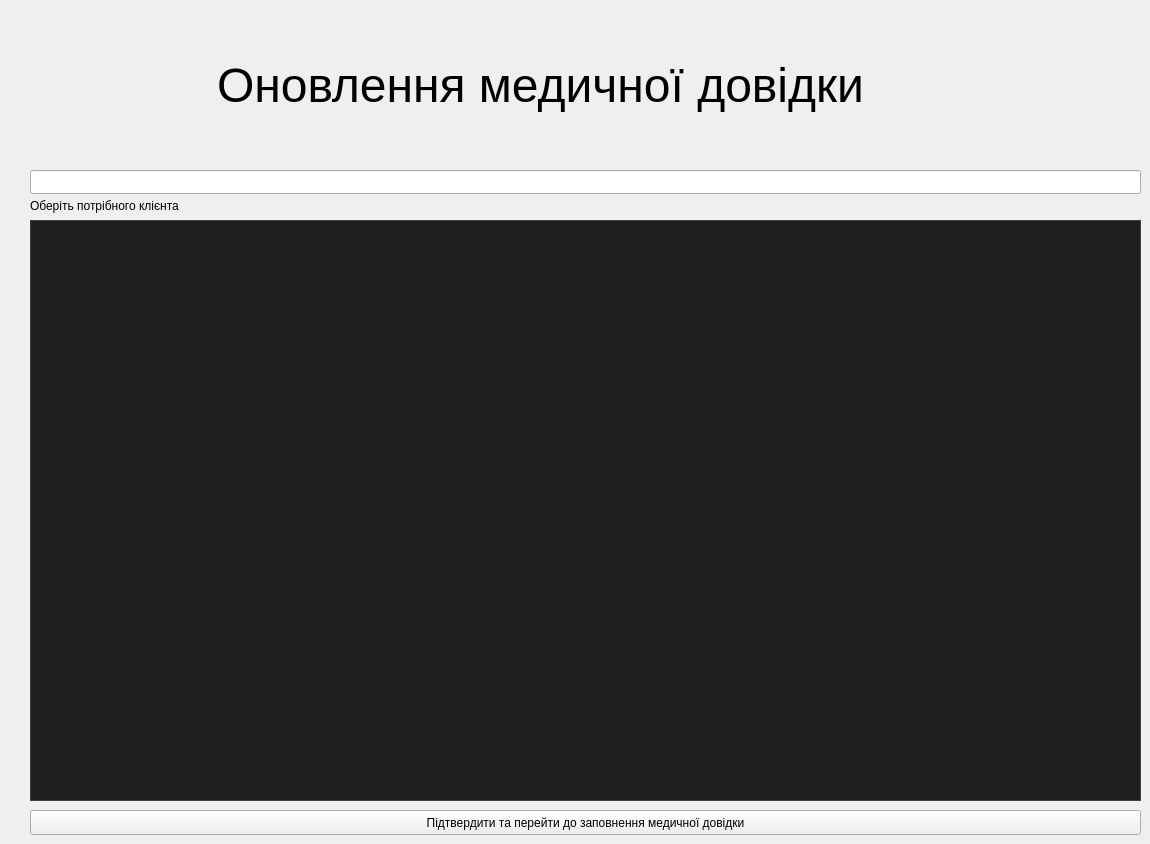
      <widget class="QWidget" name="page">
       <widget class="QLabel" name="medicaldataLabel_2">
        <property name="geometry">
         <rect>
          <x>30</x>
          <y>190</y>
          <width>851</width>
          <height>31</height>
         </rect>
        </property>
        <property name="text">
         <string>Оберіть потрібного клієнта</string>
        </property>
       </widget>
       <widget class="QTableView" name="medicaldataClientTableView">
        <property name="geometry">
         <rect>
          <x>30</x>
          <y>220</y>
          <width>1111</width>
          <height>581</height>
         </rect>
        </property>
        <property name="styleSheet">
         <string notr="true">/*!*************************************
  VS15 Dark
****************************************
  Author: chintsu_kun
  Version: 2.0.2
  Licence: GNU General Public License v3.0 (https://www.gnu.org/licenses/gpl-3.0.en.html)
  Url: https://github.com/nikolay-borzov/modorganizer-themes
****************************************
*/
/* For some reason applying background-color or border fixes paddings properties */
QListWidget::item {
  border-width: 0; }

/* Don't override install label on download widget.
   MO2 assigns color depending on download state */
#installLabel {
  color: none; }

/* Make `background-color` work for :hover, :focus and :pressed states */
QToolButton {
  border: none; }

/* Main Window */
QWidget {
  background-color: #2D2D30;
  color: #F1F1F1; }
  QWidget::disabled {
	color: #656565;
     }

/* Common */
/* remove outline */
* {
  outline: 0; }

*:disabled,
QListView::item:disabled,
*::item:selected:disabled {
  color: #656565; }

/* line heights */
/* QTreeView#fileTree::item - currently have problem with size column vertical
   text align  */
#bsaList::item,
#dataTree::item,
QTreeView#modList::item,
QTreeWidget#categoriesTree::item,
#savegameList::item,
#tabConflicts QTreeWidget::item {
  padding: 0.3em 0; }

QListView::item,
QTreeView#espList::item {
  padding-top: 0.3em;
  padding-bottom: 0.3em;
}

/* to enable border color */
QTreeView,
QListView,
QTextEdit,
QWebView,
QTableView {
  border-style: solid;
  border-width: 1px; }

QAbstractItemView {
  color: #DCDCDC;
  background-color: #1E1E1E;
  alternate-background-color: #262626;
  border-color: #3F3F46; }
  QAbstractItemView::item:selected, QAbstractItemView::item:selected:hover {
   background-color: #3399FF;
   color: #F1F1F1;
}

QAbstractItemView[filtered=true] {
	border: 2px solid #f00 !important;
}

QAbstractItemView,
QListView,
QTreeView {
  show-decoration-selected: 1; }

QAbstractItemView::item:hover,
QListView::item:hover,
QTreeView::branch:hover,
QTreeWidget::item:hover {
  background-color: rgba(51, 153, 255, 0.3); }

QAbstractItemView::item:selected:disabled,
QListView::item:selected:disabled,
QTreeView::branch:selected:disabled,
QTreeWidget::item:selected:disabled {
  background-color: rgba(51, 153, 255, 0.3); }

QTreeView::branch:selected {
  background-color: #3399FF; }

QLabel {
  background-color: transparent; }

LinkLabel {
  qproperty-linkColor: #3399FF; }

/* Left Pane &amp; File Trees #QTreeView, #QListView*/
QTreeView::branch:closed:has-children {
  image: url(./vs15/branch-closed.png); }

QTreeView::branch:open:has-children {
  image: url(./vs15/branch-open.png); }

/*QListView::item:hover { }
QListView::item:selected { }*/
QListView::item {
  color: #F1F1F1; }

/* Text areas and text fields #QTextEdit, #QLineEdit, #QWebView */
QTextEdit,
QWebView,
QLineEdit,
QAbstractSpinBox,
QAbstractSpinBox::up-button,
QAbstractSpinBox::down-button,
QComboBox {
  background-color: #333337;
  border-color: #3F3F46; }

QLineEdit:hover,
QAbstractSpinBox:hover,
QTextEdit:hover,
QComboBox:hover,
QComboBox:editable:hover {
  border-color: #007ACC; }

QLineEdit:focus,
QAbstractSpinBox::focus,
QTextEdit:focus,
QComboBox:focus,
QComboBox:editable:focus,
QComboBox:on {
  background-color: #3F3F46;
  border-color: #3399FF; }

QComboBox:on {
  border-bottom-color: #3F3F46; }

QLineEdit,
QAbstractSpinBox {
  min-height: 15px;
  padding: 2px;
  border-style: solid;
  border-width: 1px; }

QLineEdit {
  margin-top: 0; }

/* clear button */
QLineEdit QToolButton,
QLineEdit QToolButton:hover {
  background: none;
  margin-top: 1px; }

QLineEdit#espFilterEdit QToolButton {
  margin-top: -2px;
  margin-bottom: 1px; }

/* Drop-downs #QComboBox*/
QComboBox {
  min-height: 20px;
  padding-left: 5px;
  margin: 3px 0 1px 0;
  border-style: solid;
  border-width: 1px; }
  QComboBox:editable {
    padding-left: 3px;
    /* to enable hover styles */
    background-color: transparent; }
  QComboBox::drop-down {
    width: 20px;
    subcontrol-origin: padding;
    subcontrol-position: top right;
    border: none;
    /* If you need to set style for drop-down button
    &amp;:on,
    &amp;:editable:hover {
      background-color: red;
    } */ }
  QComboBox::down-arrow {
    image: url(./vs15/combobox-down.png); }
  QComboBox QAbstractItemView {
    background-color: #1B1B1C;
    selection-background-color: #3F3F46;
    border-color: #3399FF;
    border-style: solid;
    border-width: 0 1px 1px 1px; }

/* doesn't work http://stackoverflow.com/questions/13308341/qcombobox-abstractitemviewitem*/
/*QComboBox QAbstractItemView:item {
  padding: 10px;
  margin: 10px;
}*/
/* Toolbar */
QToolBar {
  border: none; }

QToolBar::separator {
  border-left-color: #222222;
  border-right-color: #46464A;
  border-width: 0 1px 0 1px;
  border-style: solid;
  width: 0; }

QToolButton {
  padding: 4px; }
  QToolButton:hover, QToolButton:focus {
    background-color: #3E3E40; }
  QToolButton:pressed {
    background-color: #3399FF; }

QToolButton::menu-indicator {
  image: url(./vs15/combobox-down.png);
  subcontrol-origin: padding;
  subcontrol-position: center right;
  padding-top: 10%;
  padding-right: 5%; }

/* Group Boxes #QGroupBox */
QGroupBox {
  border-color: #3F3F46;
  border-style: solid;
  border-width: 1px;
  padding: 1em .3em .3em .3em;
  margin-top: .65em; }

QGroupBox::title {
  subcontrol-origin: margin;
  subcontrol-position: top left;
  padding: 2px;
  left: 10px; }

/* LCD Count */
QLCDNumber {
  border-color: #3F3F46;
  border-style: solid;
  border-width: 1px; }

/* Buttons #QPushButton */
QPushButton {
  background-color: #333337;
  border-color: #3F3F46;
  min-height: 18px;
  padding: 2px 5px;
  border-style: solid;
  border-width: 1px; }

QPushButton:hover,
QPushButton:checked,
QPushButton:focus,
QAbstractSpinBox::up-button:hover,
QAbstractSpinBox::down-button:hover {
  background-color: #007ACC; }

QPushButton:pressed,
QPushButton:checked:hover,
QAbstractSpinBox::up-button:pressed,
QAbstractSpinBox::down-button:pressed {
  background-color: #1C97EA; }

QPushButton:disabled,
QAbstractSpinBox::up-button:disabled,
QAbstractSpinBox::down-button:disabled {
  background-color: #333337;
  border-color: #3F3F46; }

QPushButton::menu-indicator {
  image: url(./vs15/combobox-down.png);
  subcontrol-origin: padding;
  subcontrol-position: center right;
  padding-right: 5%; }

/* Dialog buttons */
QDialog QPushButton,
QSlider::handle:horizontal,
QSlider::handle:vertical {
  color: #000000;
  background-color: #DDDDDD;
  border-color: #707070;
  border-style: solid;
  border-width: 1px; }

QDialog QPushButton:hover,
QSlider::handle:horizontal:hover,
QSlider::handle:vertical:hover,
QSlider::handle:horizontal:pressed,
QSlider::handle:vertical:pressed {
  background-color: #BEE6FD;
  border-color: #3C7FB1; }

QSlider::handle:horizontal:focus:!pressed,
QSlider::handle:vertical:focus:!pressed,
QDialog QPushButton:focus,
QDialog QPushButton:checked {
  background-color: #DDDDDD;
  border-color: #3399FF; }

QDialog QPushButton:disabled,
QSlider::handle:horizontal:disabled,
QSlider::handle:vertical:disabled {
  background-color: #333337;
  border-color: #3F3F46; }

QDialog QPushButton {
  min-width: 1.5em;
  padding-left: .5em;
  padding-right: .5em; }

/* Check boxes and Radio buttons common #QCheckBox, #QRadioButton */
QGroupBox::indicator,
QTreeView::indicator,
QCheckBox::indicator,
QRadioButton::indicator {
  background-color: #2D2D30;
  border-color: #3F3F46;
  width: 13px;
  height: 13px;
  border-style: solid;
  border-width: 1px; }
  QGroupBox::indicator:hover,
  QTreeView::indicator:hover,
  QCheckBox::indicator:hover,
  QRadioButton::indicator:hover {
    background-color: #3F3F46;
    border-color: #007ACC; }

QGroupBox::indicator:checked,
QTreeView::indicator:checked,
QCheckBox::indicator:checked {
  image: url(./vs15/checkbox-check.png); }

QGroupBox::indicator:disabled,
QTreeView::indicator:checked:disabled,
QCheckBox::indicator:checked:disabled {
  image: url(./vs15/checkbox-check-disabled.png); }

/* Check boxes special */
QTreeView#modList::indicator {
  width: 15px;
  height: 15px; }

/* Radio buttons #QRadioButton */
QRadioButton::indicator {
  border-radius: 7px; }
  QRadioButton::indicator::checked {
    background-color: #B9B9BA;
    border-width: 2px;
    width: 11px;
    height: 11px; }
    QRadioButton::indicator::checked:hover {
      border-color: #3F3F46; }

/* Spinners #QSpinBox, #QDoubleSpinBox */
QAbstractSpinBox {
  margin: 1px; }

QAbstractSpinBox::up-button,
QAbstractSpinBox::down-button {
  border-style: solid;
  border-width: 1px;
  subcontrol-origin: padding; }

QAbstractSpinBox::up-button {
  subcontrol-position: top right; }

QAbstractSpinBox::up-arrow {
  image: url(./vs15/spinner-up.png); }

QAbstractSpinBox::down-button {
  subcontrol-position: bottom right; }

QAbstractSpinBox::down-arrow {
  image: url(./vs15/spinner-down.png); }

/* Sliders #QSlider */
QSlider::groove:horizontal {
  background-color: #3F3F46;
  border: none;
  height: 8px;
  margin: 2px 0; }

QSlider::handle:horizontal {
  width: .5em;
  height: 2em;
  margin: -7px 0;
  subcontrol-origin: margin; }

/* Scroll Bars #QAbstractScrollArea, #QScrollBar*/
/* assigning background still leaves not filled area*/
QAbstractScrollArea::corner {
  background-color: transparent; }

/* Horizontal */
QScrollBar:horizontal {
  height: 18px;
  border: none;
  margin: 0 23px 0 23px; }

QScrollBar::handle:horizontal {
  min-width: 32px;
  margin: 4px 2px; }

QScrollBar::add-line:horizontal {
  width: 23px;
  subcontrol-position: right;
  subcontrol-origin: margin; }

QScrollBar::sub-line:horizontal {
  width: 23px;
  subcontrol-position: left;
  subcontrol-origin: margin; }

/* Vertical */
QScrollBar:vertical {
  width: 20px;
  border: none;
  margin: 23px 0 23px 0; }

QScrollBar::handle:vertical {
  min-height: 32px;
  margin: 2px 4px; }

QScrollBar::add-line:vertical {
  height: 23px;
  subcontrol-position: bottom;
  subcontrol-origin: margin; }

QScrollBar::sub-line:vertical {
  height: 23px;
  subcontrol-position: top;
  subcontrol-origin: margin; }

/* Combined */
QScrollBar {
  background-color: #3E3E42;
  border: none; }

QScrollBar::handle {
  background-color: #686868; }

QScrollBar::add-line,
QScrollBar::sub-line {
  background-color: #3E3E42;
  border: none; }

/*QScrollBar::add-line:horizontal:hover,
QScrollBar::sub-line:horizontal:hover,
QScrollBar::add-line:vertical:hover,
QScrollBar::sub-line:vertical:hover,
QScrollBar::add-line:horizontal:pressed,
QScrollBar::sub-line:horizontal:pressed,
QScrollBar::add-line:vertical:pressed,
QScrollBar::sub-line:vertical:pressed { }*/
QScrollBar::handle:hover {
  background: #9E9E9E; }

QScrollBar::handle:pressed {
  background: #EFEBEF; }

QScrollBar::handle:disabled {
  background: #555558; }

QScrollBar::add-page,
QScrollBar::sub-page {
  background: transparent; }

QScrollBar::up-arrow:vertical {
  image: url(./vs15/scrollbar-up.png); }

QScrollBar::up-arrow:vertical:hover {
  image: url(./vs15/scrollbar-up-hover.png); }

QScrollBar::up-arrow:vertical:disabled {
  image: url(./vs15/scrollbar-up-disabled.png); }

QScrollBar::right-arrow:horizontal {
  image: url(./vs15/scrollbar-right.png); }

QScrollBar::right-arrow:horizontal:hover {
  image: url(./vs15/scrollbar-right-hover.png); }

QScrollBar::right-arrow:horizontal:disabled {
  image: url(./vs15/scrollbar-right-disabled.png); }

QScrollBar::down-arrow:vertical {
  image: url(./vs15/scrollbar-down.png); }

QScrollBar::down-arrow:vertical:hover {
  image: url(./vs15/scrollbar-down-hover.png); }

QScrollBar::down-arrow:vertical:disabled {
  image: url(./vs15/scrollbar-down-disabled.png); }

QScrollBar::left-arrow:horizontal {
  image: url(./vs15/scrollbar-left.png); }

QScrollBar::left-arrow:horizontal:hover {
  image: url(./vs15/scrollbar-left-hover.png); }

QScrollBar::left-arrow:horizontal:disabled {
  image: url(./vs15/scrollbar-left-disabled.png); }

/* Header Rows and Tables (Configure Mod Categories) #QTableView, #QHeaderView */
QTableView {
  gridline-color: #3F3F46;
  selection-background-color: #3399FF;
  selection-color: #F1F1F1; }

QTableView QTableCornerButton::section {
  background: #252526;
  border-color: #3F3F46;
  border-style: solid;
  border-width: 0 1px 1px 0; }

QHeaderView {
  border: none; }

QHeaderView::section {
  background: #252526;
  border-color: #3F3F46;
  padding: 3px 5px;
  border-style: solid;
  border-width: 0 1px 1px 0; }

QHeaderView::section:hover {
  background: #3E3E40;
  color: #F6F6F6; }

/*QHeaderView::section:first { }*/
QHeaderView::section:last {
  border-right: 0; }

QHeaderView::up-arrow {
  image: url(./vs15/sort-asc.png);
  margin-bottom: -37px; }

DownloadListView QHeaderView::up-arrow {
  margin-bottom: -47px; }

QHeaderView::down-arrow {
  image: url(./vs15/sort-desc.png);
  margin-bottom: 0; }

/* Context menus, toolbar drop-downs #QMenu  */
QMenu {
  background-color: #1A1A1C;
  border-color: #333337;
  border-style: solid;
  border-width: 1px;
  padding: 2px; }

QMenu::item {
  background: transparent;
  padding: 4px 20px; }

QMenu::item:selected, QMenuBar::item:selected {
  background-color: #333334; }

QMenu::item:disabled {
  background-color: transparent; }

QMenu::separator {
  background-color: #333337;
  height: 1px;
  margin: 1px 0; }

QMenu::icon {
  margin: 1px; }

QMenu::right-arrow {
  image: url(./vs15/sub-menu-arrow.png);
  subcontrol-origin: padding;
  subcontrol-position: center right;
  padding-right: .5em; }

QMenu QPushButton {
  background-color: transparent;
  border-color: #3F3F46;
  margin: 1px 0 1px 0; }

QMenu QCheckBox,
QMenu QRadioButton {
  background-color: transparent;
  padding: 5px 2px; }

/* Tool tips #QToolTip, #SaveGameInfoWidget */
QToolTip,
SaveGameInfoWidget {
  background-color: #424245;
  border-color: #4D4D50;
  color: #F1F1F1;
  border-style: solid;
  border-width: 1px;
  padding: 2px; }

QStatusBar::item {border: None;}

/* Progress Bars (Downloads) #QProgressBar */
QProgressBar {
  background-color: #E6E6E6;
  color: #000;
  border-color: #BCBCBC;
  text-align: center;
  border-style: solid;
  border-width: 1px;
  margin: 0 0px; }

QProgressBar::chunk {
  background: #06B025; }

DownloadListView[downloadView=standard]::item {
	padding: 16px;
}

DownloadListView[downloadView=compact]::item {
	padding: 4px;
}

/* Right Pane and Tab Bars #QTabWidget, #QTabBar */
QTabWidget::pane {
  border-color: #3F3F46;
  border-top-color: #007ACC;
  top: 0;
  border-style: solid;
  border-width: 1px; }

QTabWidget::pane:disabled {
  border-top-color: #3F3F46; }

/*QTabWidget::tab-bar { }*/
QTabBar::tab {
  background-color: transparent;
  padding: 4px 1em;
  border: none; }

QTabBar::tab:hover {
  background-color: #1C97EA; }

QTabBar::tab:selected,
QTabBar::tab:selected:hover {
  background-color: #007ACC; }

QTabBar::tab:disabled {
  background-color: transparent;
  color: #656565; }

QTabBar::tab:selected:disabled {
  background-color: #3F3F46; }

/* Scrollers */
QTabBar QToolButton {
  background-color: #333337;
  border-color: #3F3F46;
  padding: 1px;
  margin: 0;
  border-style: solid;
  border-width: 1px; }

QTabBar QToolButton:hover {
  border-color: #007ACC;
  border-width: 1px;
  border-style: solid; }

QTabBar QToolButton:disabled,
QTabBar QToolButton:pressed:hover {
  background-color: #333337; }

/*QTabBar::tear { }*/
QTabBar::scroller {
  width: 23px;
  background-color: red; }

QTabBar QToolButton::right-arrow {
  image: url(./vs15/scrollbar-right.png); }

QTabBar QToolButton::right-arrow:hover {
  image: url(./vs15/scrollbar-right-hover.png); }

QTabBar QToolButton::left-arrow {
  image: url(./vs15/scrollbar-left.png); }

QTabBar QToolButton::left-arrow:hover {
  image: url(./vs15/scrollbar-left-hover.png); }

/* Special styles */
QWidget#tabImages QPushButton {
  background-color: transparent;
  margin: 0 .3em;
  padding: 0; }

/* like dialog QPushButton*/
QWidget#tabESPs QToolButton {
  color: #000000;
  background-color: #DDDDDD;
  border-color: #707070;
  border-style: solid;
  border-width: 1px; }

QWidget#tabESPs QToolButton:hover {
  background-color: #BEE6FD;
  border-color: #3C7FB1; }

QWidget#tabESPs QToolButton:focus {
  background-color: #DDDDDD;
  border-color: #3399FF; }

QWidget#tabESPs QToolButton:disabled {
  background-color: #333337;
  border-color: #3F3F46; }

QTreeWidget#categoriesList {
  /*min-width: 225px;*/ }

QTreeWidget#categoriesList::item {
  background-position: center left;
  background-repeat: no-repeat;
  padding: .35em 10px; }

QTreeWidget#categoriesList::item:has-children {
  background-image: url(./vs15/branch-closed.png); }

QTreeWidget#categoriesList::item:has-children:open {
  background-image: url(./vs15/branch-open.png); }

QDialog#QueryOverwriteDialog QPushButton {
  margin-left: .5em; }

QDialog#PyCfgDialog QPushButton:hover {
  background-color: #BEE6FD; }

QLineEdit#modFilterEdit {
  margin-top: 2px; }

/* highlight unchecked BSAs */
QWidget#bsaTab QTreeWidget::indicator:unchecked {
  background-color: #3399FF; }

/* increase version text field */
QLineEdit#versionEdit {
  max-width: 100px; }

/* Dialogs width changes */
/* increase width to prevent buttons cutting */
QDialog#QueryOverwriteDialog {
  min-width: 565px; }

QDialog#ModInfoDialog {
  min-width: 850px; }

QLineEdit[valid-filter=false] {
	background-color: #661111 !important;
}

QTableView QHeaderView::section:hover {
    background-color: transparent;
    selection-background-color: transparent;
}

QTableView::item:selected {     
	background-color: rgb(4,217,255);
    color: black;
	selection-background-color: transparent;
}

QTableView::item:selected:focus {
    background-color: rgb(4,217,255);
    color: black;
}

QTableView::item:hover {
	background-color: transparent;
}

QTableView::item:selected:hover { 
	background-color: rgb(4,217,255); 
	color: black; 
}</string>
        </property>
       </widget>
       <widget class="QLabel" name="medicaldataLabel_1">
        <property name="geometry">
         <rect>
          <x>120</x>
          <y>10</y>
          <width>841</width>
          <height>151</height>
         </rect>
        </property>
        <property name="text">
         <string>&lt;html&gt;&lt;head/&gt;&lt;body&gt;&lt;p align=&quot;center&quot;&gt;&lt;span style=&quot; font-size:36pt;&quot;&gt;Оновлення медичної довідки&lt;/span&gt;&lt;/p&gt;&lt;/body&gt;&lt;/html&gt;</string>
        </property>
       </widget>
       <widget class="QLineEdit" name="medicaldataGeneralLineEdit">
        <property name="geometry">
         <rect>
          <x>30</x>
          <y>170</y>
          <width>1111</width>
          <height>24</height>
         </rect>
        </property>
       </widget>
       <widget class="QPushButton" name="medicaldataApplyPushButton">
        <property name="geometry">
         <rect>
          <x>30</x>
          <y>810</y>
          <width>1111</width>
          <height>25</height>
         </rect>
        </property>
        <property name="text">
         <string>Підтвердити та перейти до заповнення медичної довідки</string>
        </property>
       </widget>
      </widget>
